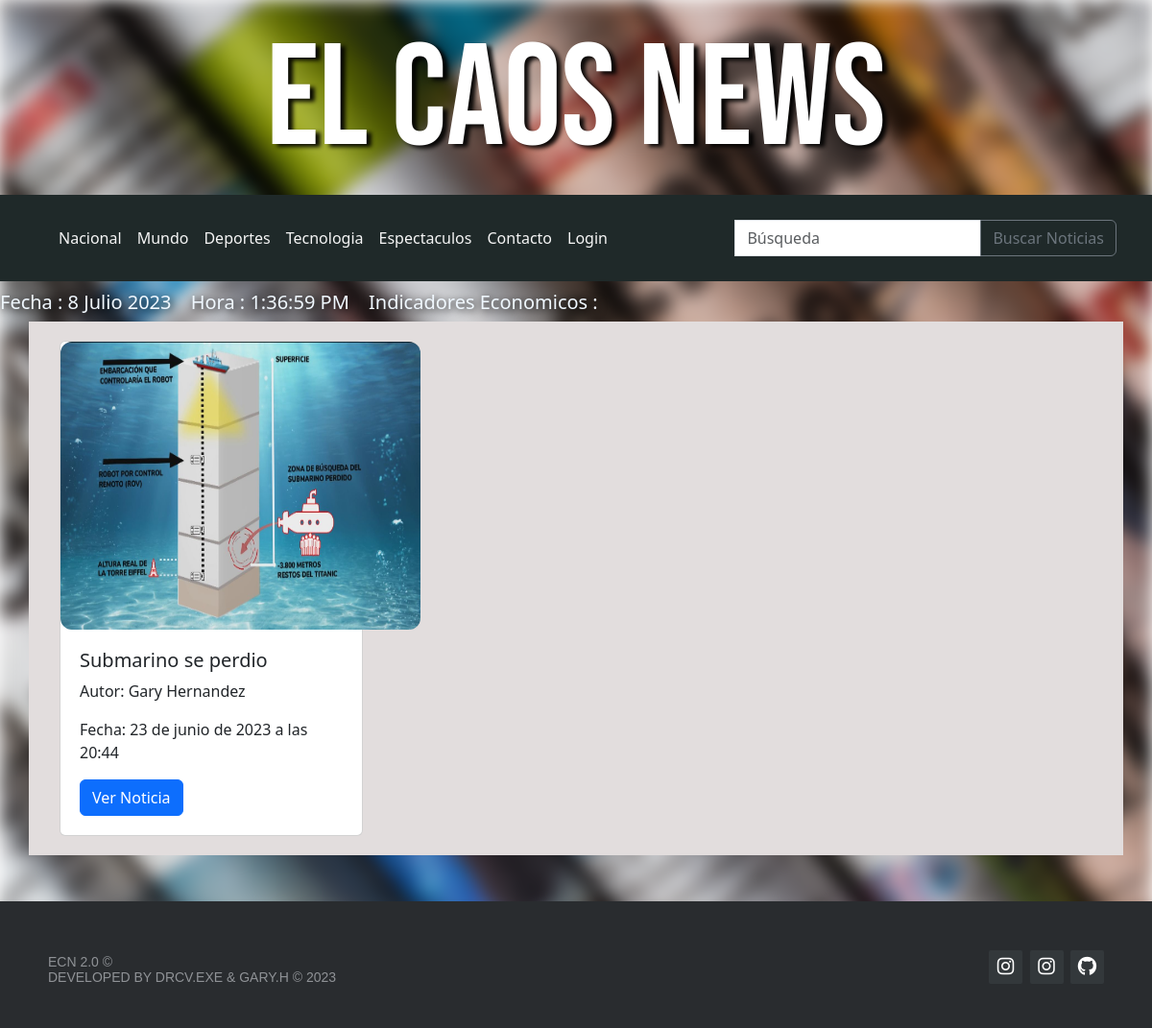
The page /internacional on the database its author committed.
### ecn/models.py (models this page shows, shortened)
class Noticia(models.Model):
    titulo = models.CharField(max_length=200)
    contenido = models.TextField()
    autor = models.ForeignKey(Autor, on_delete=models.CASCADE)
    fecha_publicacion = models.DateTimeField(auto_now_add=True)
    categoria = models.ForeignKey(Categoria, on_delete=models.CASCADE)
    imagen = models.ImageField(upload_to='noticias/', null=True, blank=True)
    id_noticia = models.CharField(primary_key=True, max_length=36, default=uuid.uuid4, editable=False)
    fecha_creacion = models.DateTimeField(auto_now_add=True)

class Autor(models.Model):
    nombre = models.CharField(max_length=100)
    def __str__(self):
        return self.nombre

### ecn/views.py (the view)
# urls.py: path('internacional', views.noticias_internacional, name='internacional'),
def noticias_internacional(request):
    noticias = Noticia.objects.filter(categoria__nombre='Mundo')
    context = {'noticias': noticias}
    return render(request, 'ecn/noticias_internacional.html', context)

### ecn/templates/ecn/noticias_internacional.html (shortened to what this page needs)
{% extends "./base.html" %}
{% block body %}
{% load static %}
<div class="container">
    <div class="container_2 mt-2">
        <div class="row mb-5">
            {% for noticia in noticias %}
            <div class="col-md-4">
                <div class="card">
                    <img src="{{ noticia.imagen.url }}" class="card-img-top" alt="...">
                    <div class="card-body">
                        <h5 class="card-title">{{ noticia.titulo }}</h5>
                        <p class="card-text">Autor: {{ noticia.autor }}</p>
                        <p class="card-text">Fecha: {{ noticia.fecha_creacion }}</p>
                        <a href="{% url 'vista_noticia' noticia.titulo %}" class="btn btn-primary">Ver Noticia</a>
                    </div>
                </div>
            </div>
            {% endfor %}
        </div>
    </div>
</div>
{% endblock %}

### ecn/static/css/estilos_index.css (style rules this page uses)
* { margin:0; padding: 0; }
body::after { background-image:url("/static/img/wallpaperflare.com_wallpaper.jpg");; background-repeat: no-repeat; background-attachment: fixed; background-size: 100%; filter: blur(5px); content: ''; position:fixed; left: 0; top: 0; width: 100%; height:100% ; background-size: cover; z-index: -1; filter: blur(9px); }
.container { background-color: #e2dddd; }
.card img { height: 300px; width: 375px; }
.card { box-sizing: border-box; flex: 1 100%; justify-content: space-evenly; margin: 20px; }
.card-img-top { border-radius: 12px; }
.card-body { padding: 20px; }

### rows shown on the page
Noticia: imagen (picture), titulo "Submarino se perdio", autor "Gary Hernandez", fecha_creacion "23 de junio de 2023 a las 20:44"
